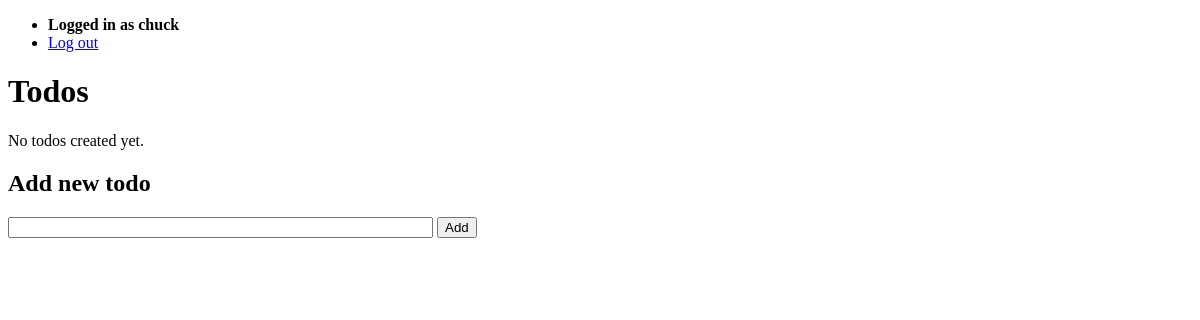
The app's page / (signed in), older data.
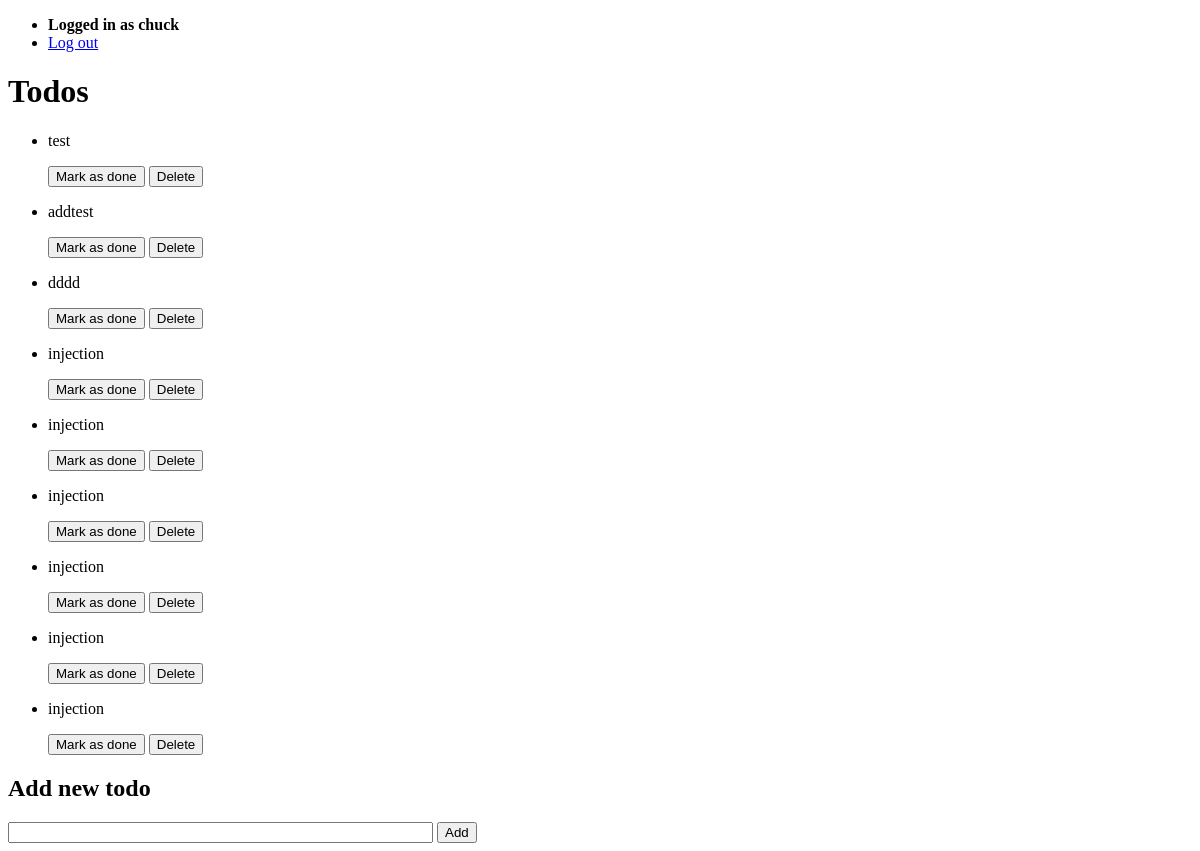
The same page, newer data.
### todo/models.py (models this page shows, shortened)
class User(AbstractUser):
    class Meta:
        db_table = "auth_user"

class ToDo(models.Model):
    user = models.ForeignKey(User, on_delete=models.CASCADE)
    title = models.CharField(max_length=200)
    done = models.BooleanField(default=False)

### todo/views.py (the view)
# urls.py: path('', views.todos, name='todos'),
@login_required
def todos(request):
    todos = ToDo.objects.filter(
         user=request.user,
    )
    return render(
        request,
        "todos.html",
        {"todos": todos}
    )

### todo/templates/todos.html (shortened to what this page needs)
<!DOCTYPE html>
<html>
<head>
</head>
<body>
{% block content %}
  <ul>
    {% if user.is_authenticated %}
    <li><strong>Logged in as {{ user.get_username }}</strong></li>
    <li><a href="/logout/">Log out</a></li>
    {% endif %}
  </ul>
<h1>Todos</h1>
{% if todos|length %}
<ul>
  {% for todo in todos %}
  <li>
    <div>
    {% if todo.done %}
    <p style="text-decoration: line-through;">{{ todo.title }}</p>
    {% else %}
    <p>{{ todo.title }}</p>
    {% endif %}
    <form method="post">
        <button type="submit" formaction="{{todo.id}}/mark-done/">
            {{ todo.done|yesno:"Mark as undone,Mark as done" }}
        </button>
        <button type="submit" formaction="{{todo.id}}/delete/">
          Delete
        </button>
    </form>
  </li>
  {% endfor %}
</ul>
{% else %}
<p>No todos created yet.</p>
{% endif %}
<h2>Add new todo</h2>
<form action="add/" method="POST">
  <input size="50" id="title" name="title" />
  <button type="submit">Add</button>
</form>
{% endblock %}
</body>

Row changes from the older to the newer data that the page shows:
added ToDo: title "test", done "Mark as done"
added ToDo: title "addtest", done "Mark as done"
added ToDo: title "dddd", done "Mark as done"
added ToDo: title "injection", done "Mark as done"
added ToDo: title "injection", done "Mark as done"
added ToDo: title "injection", done "Mark as done"
added ToDo: title "injection", done "Mark as done"
added ToDo: title "injection", done "Mark as done"
added ToDo: title "injection", done "Mark as done"
Text that changed along with them:
text no longer shown: "No todos created yet."
